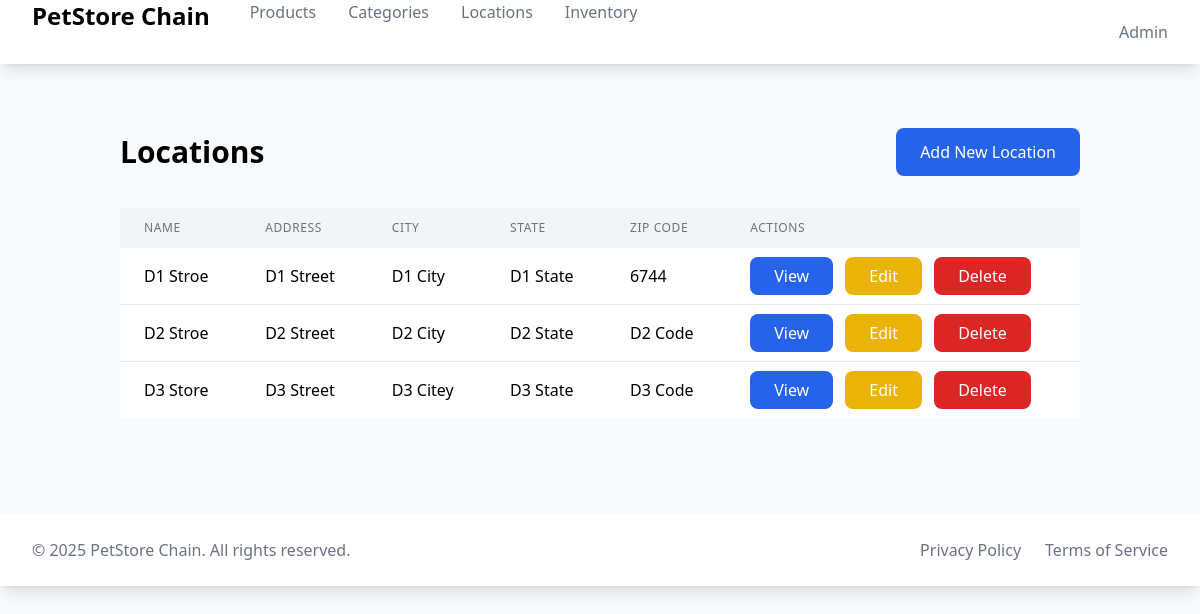
Page /locations/ on the earlier database version.
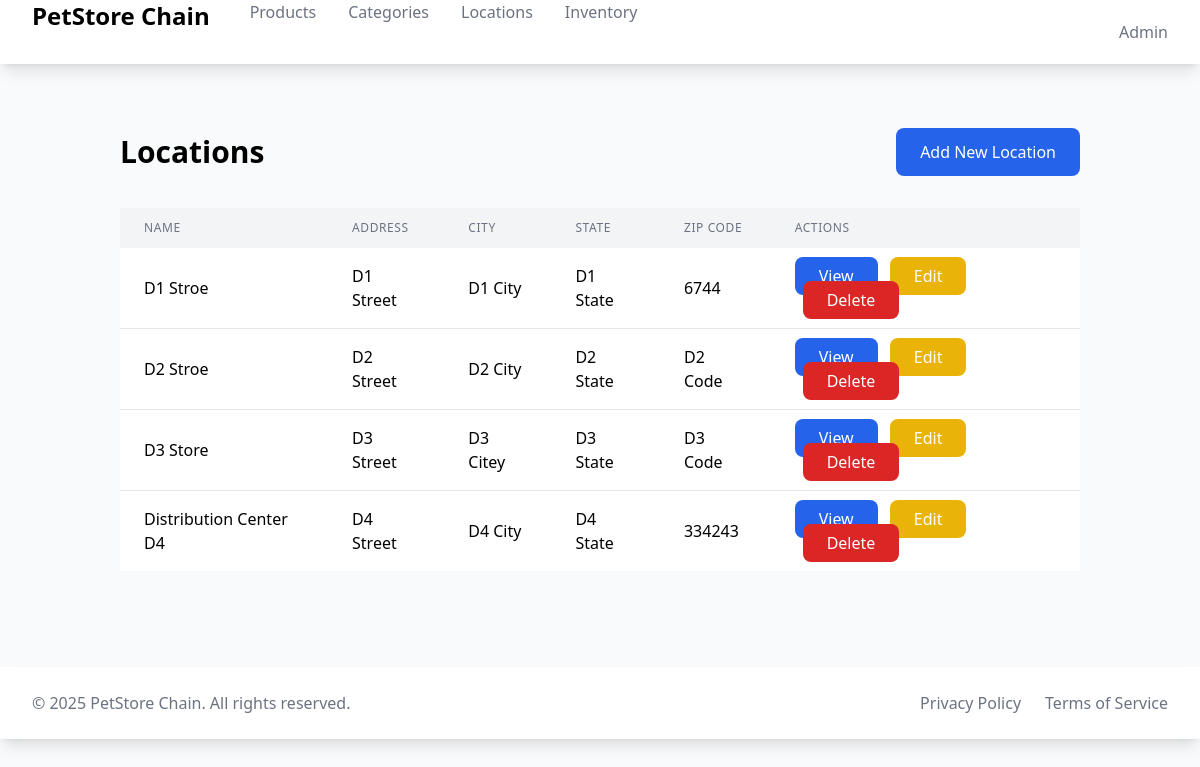
Same page on the later database version.
### locations/models.py (models this page shows, shortened)
class Location(models.Model):
    name = models.CharField(max_length=100)
    address = models.CharField(max_length=255)
    city = models.CharField(max_length=100)
    state = models.CharField(max_length=50)
    zip_code = models.CharField(max_length=10)
    class Meta:
        ordering = ['name']

### locations/views.py (the view)
# urls.py: path('', views.LocationListView.as_view(), name='list'),
class LocationListView(ListView):
    model = Location
    template_name = 'locations/location_list.html'
    context_object_name = 'locations'

### locations/templates/locations/location_list.html
{% extends "base.html" %}
{% block content %}
<div class="container mx-auto px-4 py-8">
    <div class="flex justify-between items-center mb-8">
        <h1 class="text-3xl font-bold">Locations</h1>
        <a href="{% url 'locations:create' %}" class="bg-blue-600 text-white px-6 py-3 rounded-lg hover:bg-blue-700">
            Add New Location
        </a>
    </div>
    <div class="overflow-x-auto">
        <table class="min-w-full bg-white">
            <thead class="bg-gray-100">
                <tr>
                    <th class="px-6 py-3 text-left text-xs font-medium text-gray-500 uppercase tracking-wider">Name</th>
                    <th class="px-6 py-3 text-left text-xs font-medium text-gray-500 uppercase tracking-wider">Address</th>
                    <th class="px-6 py-3 text-left text-xs font-medium text-gray-500 uppercase tracking-wider">City</th>
                    <th class="px-6 py-3 text-left text-xs font-medium text-gray-500 uppercase tracking-wider">State</th>
                    <th class="px-6 py-3 text-left text-xs font-medium text-gray-500 uppercase tracking-wider">Zip Code</th>
                    <th class="px-6 py-3 text-left text-xs font-medium text-gray-500 uppercase tracking-wider">Actions</th>
                </tr>
            </thead>
            <tbody class="divide-y divide-gray-200">
                {% for location in object_list %}
                <tr>
                    <td class="px-6 py-4">{{ location.name }}</td>
                    <td class="px-6 py-4">{{ location.address }}</td>
                    <td class="px-6 py-4">{{ location.city }}</td>
                    <td class="px-6 py-4">{{ location.state }}</td>
                    <td class="px-6 py-4">{{ location.zip_code }}</td>
                    <td class="px-6 py-4 space-x-2">
                        <a href="{% url 'locations:detail' location.pk %}" class="bg-blue-600 text-white px-6 py-2 rounded-lg hover:bg-blue-700">View</a>
                        <a href="{% url 'locations:update' location.pk %}" class="bg-yellow-500 text-white px-6 py-2 rounded-lg hover:bg-yellow-600">Edit</a>
                        <a href="{% url 'locations:delete' location.pk %}" class="bg-red-600 text-white px-6 py-2 rounded-lg hover:bg-red-700">Delete</a>
                    </td>
                </tr>
                {% empty %}
                <tr>
                    <td colspan="6" class="px-6 py-4 text-center text-gray-500">No locations found</td>
                </tr>
                {% endfor %}
            </tbody>
        </table>
    </div>
</div>
{% endblock %}

Differences in the rows shown:
added Location: name "Distribution Center D4", address "D4 Street", city "D4 City", state "D4 State", zip_code "334243"
